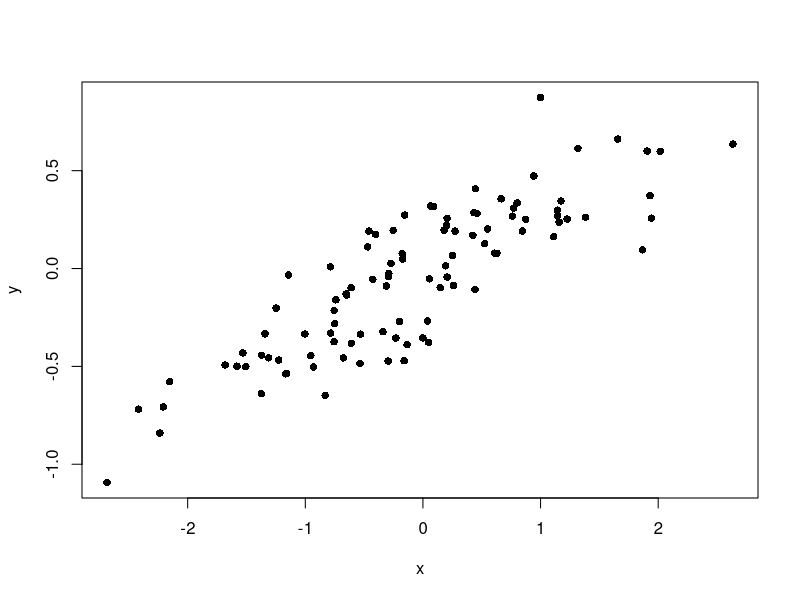

Write the R code that produced this figure.
## ---- chunk 1
x <- rnorm(100)
y <- (x * 0.3) + rnorm(100, sd=0.2)
plot(x,y,pch=16)
